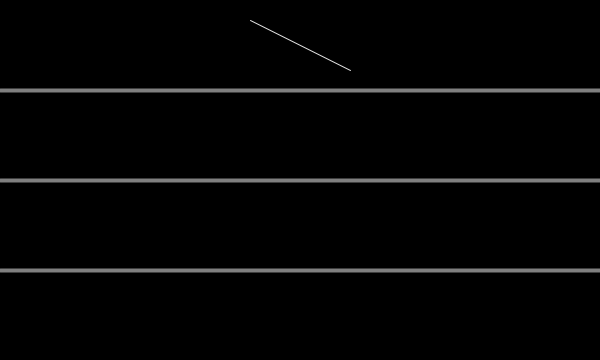
Frame 1 (no input)
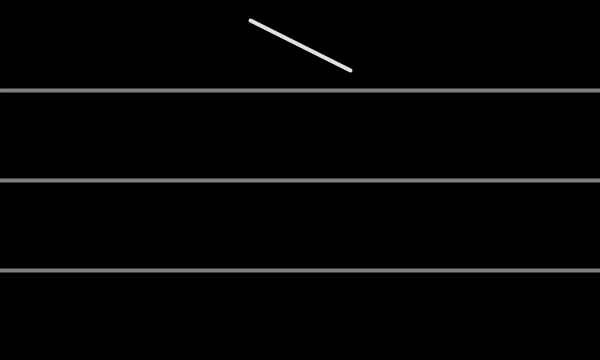
Frame 60 (the mouse pressed at the canvas centre just before this capture)
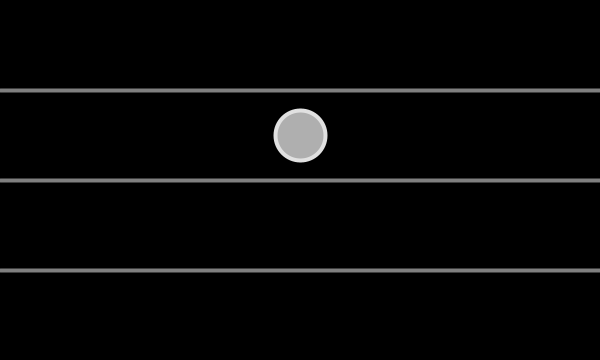
Frame 120 (the mouse held since frame 60 and released just before this capture)

The Processing sketch that drew these frames (run headless with seeded random() and noise(); from frame 60 on, the mouse is pressed at the canvas centre):

// Processing sketch: conditionalPractice
// ── conditionalPractice.pde
void setup() {
  size(600, 360);
}

void draw() {
  background(0);
  stroke(225);
  fill(175);
  rectMode(CENTER);
  
    if(mouseY > 270) {
      square(300,315,40);
    } else  if(mouseY > 180) {
      rect(300,225,160,40);
    } else  if(mouseY > 90) {
      circle(300,135,50);
    } else {
      line(250,20,350,70);
}

  stroke(127);
  strokeWeight(4);
  line(0,90,600,90);
  line(0,180,600,180);
  line(0,270,600,270);
}
